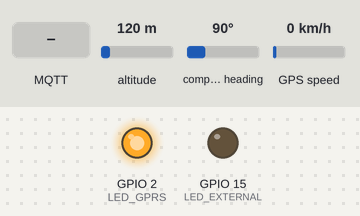
Simulated run of this sketch. Board: ESP32. Parts: output pins drawn as LEDs (lit = HIGH). The inputs (shaded band) are chosen by the test bench; at power-on: altitude 120 m, compass heading 90°, GPS speed 0 km/h. Storage starts empty; the GPS gets a fix after 3 s at 37.7749, -122.4194 with 8 satellites; no MQTT or app messages arrive unless stated; what the sketch prints to the serial monitor is not drawn.

Above: at 3.2 s.
3.3 s: MQTT message "led" arrives on the first subscribed topic
At 5.1 s:
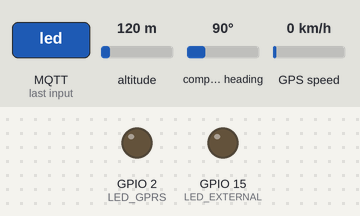
5.5 s: MQTT message "on" arrives on the first subscribed topic
7.0 s: MQTT message "1" arrives on the first subscribed topic
Timing chart, 0 to 10.0 s (numbered marks = the images above; inputs shaded):
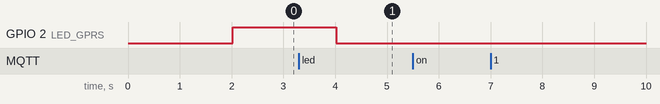

The sketch:

kodemikrokontroller.ino
```cpp
#define TINY_GSM_MODEM_SIM800
#include <TinyGsmClient.h>
#include <PubSubClient.h>
#include <TinyGPSPlus.h>
#include <SD.h>
#include <SPI.h>
#include <ArduinoJson.h>

#define MODEM_TX 26
#define MODEM_RX 27
#define GPS_RX 16
#define GPS_TX 17
#define LED_GPRS 2
#define LED_EXTERNAL 15
#define SD_CS 5

TinyGPSPlus gps;
HardwareSerial GPSSerial(2);
HardwareSerial sim800(1);
TinyGsm modem(sim800);
TinyGsmClient client(modem);
PubSubClient mqtt(client);

const char* BROKER = "trackerfpikunsoed.my.id";
const int PORT = 1884;
const char* TOPIC_GPS = "tracker/gps";
const char* TOPIC_CONTROL = "tracker/control/all";
const String DEVICE_ID = "Botol02";

const char APN[] = "internet";
const char GPRS_USER[] = "";
const char GPRS_PASS[] = "";

unsigned long sendInterval = 5000;
unsigned long lastSendTime = 0;
unsigned long gprsLedOnTime = 0;
bool gprsLedActive = false;

void mqttCallback(char* topic, byte* payload, unsigned int length) {
  Serial.print("📥 MQTT [");
  Serial.print(topic);
  Serial.print("]: ");
  for (unsigned int i = 0; i < length; i++) Serial.print((char)payload[i]);
  Serial.println();

  String msg = "";
  for (unsigned int i = 0; i < length; i++) msg += (char)payload[i];

  if (strcmp(topic, TOPIC_CONTROL) != 0) return;

  StaticJsonDocument<300> doc;
  DeserializationError err = deserializeJson(doc, msg);
  if (err) return;

  if (doc.containsKey("interval")) {
    unsigned long iv = doc["interval"];
    if (iv >= 1000) {
      sendInterval = iv;
      Serial.println("⏱️ Interval: " + String(iv));
    }
  }
  else if (doc.containsKey("command") && doc["command"] == "led") {
    if (doc.containsKey("target") && doc.containsKey("state")) {
      if (String(doc["target"]) == DEVICE_ID) {
        digitalWrite(LED_EXTERNAL, doc["state"] == "on" ? HIGH : LOW);
        Serial.println("💡 LED: " + String(doc["state"]));
      }
    }
  }
}

bool mqttConnect() {
  mqtt.setServer(BROKER, PORT);
  mqtt.setCallback(mqttCallback);
  unsigned long start = millis();
  while (!mqtt.connected() && (millis() - start < 10000)) {
    if (mqtt.connect(DEVICE_ID.c_str())) {
      mqtt.subscribe(TOPIC_CONTROL);
      return true;
    }
    delay(1000);
  }
  return false;
}

bool sendMQTT(String payload) {
  if (!modem.isGprsConnected()) return false;
  if (!mqtt.connected() && !mqttConnect()) return false;
  return mqtt.publish(TOPIC_GPS, payload.c_str());
}

void saveToSD(String payload, bool pending) {
  File f = SD.open("/gps.csv", FILE_APPEND);
  if (f) { f.println(payload); f.close(); }
  if (pending) {
    File p = SD.open("/pending.csv", FILE_APPEND);
    if (p) { p.println(payload); p.close(); }
  }
}

void sendPending() {
  File file = SD.open("/pending.csv", FILE_READ);
  if (!file) return;
  File tmp = SD.open("/temp.csv", FILE_WRITE);
  while (file.available()) {
    String line = file.readStringUntil('\n');
    if (sendMQTT(line)) Serial.println("✅ Resent");
    else if (tmp) tmp.println(line);
  }
  file.close(); tmp.close();
  SD.remove("/pending.csv");
  SD.rename("/temp.csv", "/pending.csv");
}

void setup() {
  Serial.begin(115200);
  pinMode(LED_GPRS, OUTPUT);
  pinMode(LED_EXTERNAL, OUTPUT);
  digitalWrite(LED_GPRS, LOW);
  digitalWrite(LED_EXTERNAL, LOW);

  if (!SD.begin(SD_CS)) Serial.println("❌ SD error");

  GPSSerial.begin(9600, SERIAL_8N1, GPS_RX, GPS_TX);
  sim800.begin(9600, SERIAL_8N1, MODEM_RX, MODEM_TX);
  modem.restart();
  delay(2000);

  if (modem.gprsConnect(APN, GPRS_USER, GPRS_PASS)) {
    digitalWrite(LED_GPRS, HIGH);
    gprsLedOnTime = millis();
    gprsLedActive = true;
    mqttConnect();
  }
}

void loop() {
  if (gprsLedActive && millis() - gprsLedOnTime >= 2000) {
    digitalWrite(LED_GPRS, LOW);
    gprsLedActive = false;
  }

  if (!mqtt.connected()) mqttConnect();
  mqtt.loop();

  while (GPSSerial.available()) gps.encode(GPSSerial.read());

  if (gps.location.isUpdated() && (millis() - lastSendTime >= sendInterval)) {
    lastSendTime = millis();
    float lat = gps.location.lat();
    float lon = gps.location.lng();


    String waktu = "0000-00-00 00:00:00";

    if (gps.date.isValid() && gps.time.isValid()) {
      int h = gps.time.hour() + 7;     // convert UTC → WIB
      int mi = gps.time.minute();
      int s = gps.time.second();
      int d = gps.date.day();
      int m = gps.date.month();
      int y = gps.date.year();

      // Jika jam lebih dari 24, reset + tambah hari
      if (h >= 24) {
        h -= 24;
        d += 1;
      }

      // Format leading zero tampilan jam agar rapi
      char buffer[25];
      sprintf(buffer, "%04d-%02d-%02d %02d:%02d:%02d", y, m, d, h, mi, s);
      waktu = String(buffer);
    }

    String payload = "{\"device_id\":\"" + DEVICE_ID + "\",\"latitude\":" + String(lat, 6) +
                     ",\"longitude\":" + String(lon, 6) + ",\"waktu_gps\":\"" + waktu + "\"}";
    bool sent = sendMQTT(payload);
    saveToSD(payload, !sent);
    if (sent) sendPending();
  }

  delay(10);
}
```

Measured:
- after the input at 5.5 s, every drawn part: stays the same
- after the input at 7.0 s, every drawn part: stays the same
